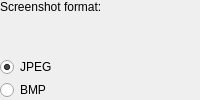
                <widget class="QFrame" name="screenshotFrame">
                 <layout class="QVBoxLayout" name="verticalLayout_6">
                  <property name="spacing">
                   <number>3</number>
                  </property>
                  <property name="leftMargin">
                   <number>0</number>
                  </property>
                  <property name="topMargin">
                   <number>0</number>
                  </property>
                  <property name="rightMargin">
                   <number>0</number>
                  </property>
                  <property name="bottomMargin">
                   <number>0</number>
                  </property>
                  <item>
                   <widget class="QLabel" name="screenshotLabel">
                    <property name="text">
                     <string>Screenshot format:</string>
                    </property>
                    <property name="alignment">
                     <set>Qt::AlignLeading|Qt::AlignLeft|Qt::AlignTop</set>
                    </property>
                    <property name="openExternalLinks">
                     <bool>true</bool>
                    </property>
                   </widget>
                  </item>
                  <item>
                   <widget class="QRadioButton" name="jpegRadioButton">
                    <property name="text">
                     <string>JPEG</string>
                    </property>
                    <property name="checked">
                     <bool>true</bool>
                    </property>
                    <attribute name="buttonGroup">
                     <string notr="true">screenshotButtonGroup</string>
                    </attribute>
                   </widget>
                  </item>
                  <item>
                   <widget class="QRadioButton" name="bmpRadioButton">
                    <property name="text">
                     <string>BMP</string>
                    </property>
                    <attribute name="buttonGroup">
                     <string notr="true">screenshotButtonGroup</string>
                    </attribute>
                   </widget>
                  </item>
                 </layout>
                </widget>
